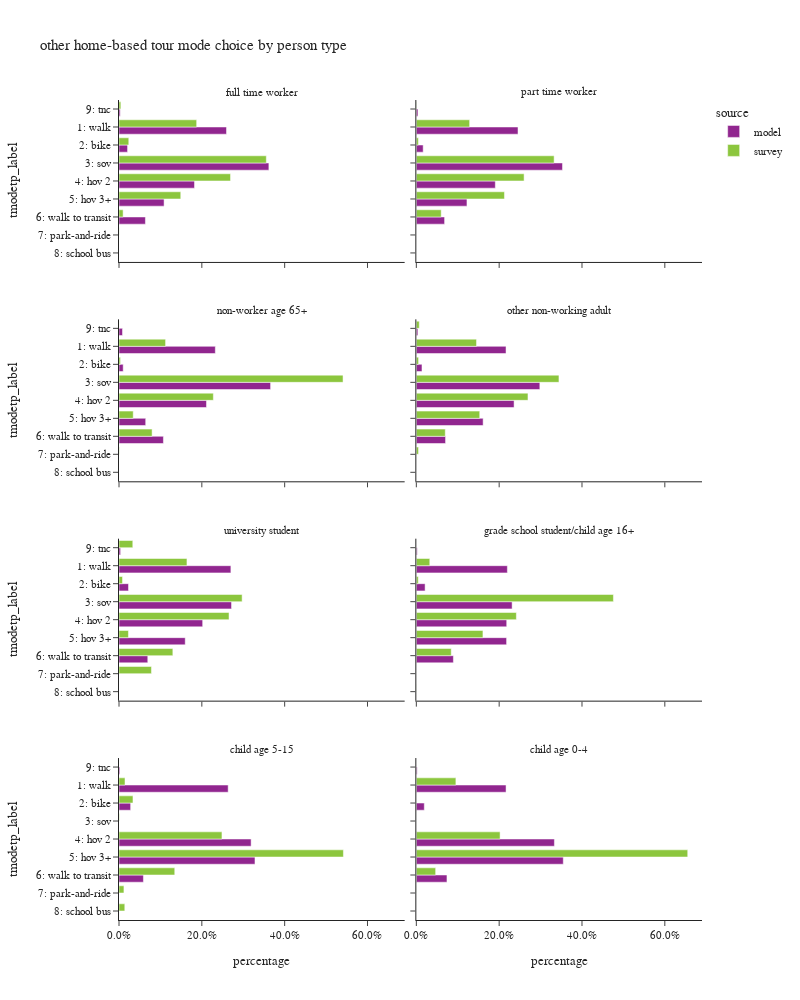

This figure's notebook cell:
### Code cell
plot_mode_choice(hb_tour,"pptyp_label",
                 {"pptyp_label":["full time worker","part time worker","non-worker age 65+","other non-working adult",
                                 "university student","grade school student/child age 16+","child age 5-15","child age 0-4"],
                  "tmodetp_label":["1: walk","2: bike","3: sov","4: hov 2","5: hov 3+","6: walk to transit",
                                   "7: park-and-ride","8: school bus","9: other–survey only"]},
                 "person type",2,1000)

### Figure 1 — Plotly figure (JSON) as saved in the notebook; plotly's stock layout.template omitted (floating-point values rounded to 4 significant figures)
{"data": [{"alignmentgroup": "True", "customdata": [[317784], [25293], [443024], [223204], [133259], [78056], [3547]], "hovertemplate": "source=model<br>pptyp_label=full time worker<br>percentage=%{x}<br>tmodetp_label=%{y}<br>sample count=%{customdata[0]}<extra></extra>", "legendgroup": "model", "marker": {"color": "#91268F", "pattern": {"shape": ""}}, "name": "model", "offsetgroup": "model", "orientation": "h", "showlegend": true, "textposition": "auto", "type": "bar", "x": [0.2596, 0.02066, 0.3619, 0.1823, 0.1089, 0.06376, 0.002897], "xaxis": "x7", "y": ["1: walk", "2: bike", "3: sov", "4: hov 2", "5: hov 3+", "6: walk to transit", "9: tnc"], "yaxis": "y7"}, {"alignmentgroup": "True", "customdata": [[459], [52], [448], [262], [145], [44], [2], [13]], "hovertemplate": "source=survey<br>pptyp_label=full time worker<br>percentage=%{x}<br>tmodetp_label=%{y}<br>sample count=%{customdata[0]}<extra></extra>", "legendgroup": "survey", "marker": {"color": "#8CC63E", "pattern": {"shape": ""}}, "name": "survey", "offsetgroup": "survey", "orientation": "h", "showlegend": true, "textposition": "auto", "type": "bar", "x": [0.1875, 0.0236, 0.3557, 0.2693, 0.1491, 0.009958, 0.0003214, 0.004467], "xaxis": "x7", "y": ["1: walk", "2: bike", "3: sov", "4: hov 2", "5: hov 3+", "6: walk to transit", "7: park-and-ride", "9: tnc"], "yaxis": "y7"}, {"alignmentgroup": "True", "customdata": [[85731], [5766], [123219], [66602], [42684], [23829], [1347]], "hovertemplate": "source=model<br>pptyp_label=part time worker<br>percentage=%{x}<br>tmodetp_label=%{y}<br>sample count=%{customdata[0]}<extra></extra>", "legendgroup": "model", "marker": {"color": "#91268F", "pattern": {"shape": ""}}, "name": "model", "offsetgroup": "model", "orientation": "h", "showlegend": false, "textposition": "auto", "type": "bar", "x": [0.2455, 0.01651, 0.3529, 0.1907, 0.1222, 0.06824, 0.003858], "xaxis": "x8", "y": ["1: walk", "2: bike", "3: sov", "4: hov 2", "5: hov 3+", "6: walk to transit", "9: tnc"], "yaxis": "y8"}, {"alignmentgroup": "True", "customdata": [[80], [11], [151], [75], [47], [25], [2]], "hovertemplate": "source=survey<br>pptyp_label=part time worker<br>percentage=%{x}<br>tmodetp_label=%{y}<br>sample count=%{customdata[0]}<extra></extra>", "legendgroup": "survey", "marker": {"color": "#8CC63E", "pattern": {"shape": ""}}, "name": "survey", "offsetgroup": "survey", "orientation": "h", "showlegend": false, "textposition": "auto", "type": "bar", "x": [0.1287, 0.004936, 0.3327, 0.2602, 0.2128, 0.06002, 0.0006502], "xaxis": "x8", "y": ["1: walk", "2: bike", "3: sov", "4: hov 2", "5: hov 3+", "6: walk to transit", "9: tnc"], "yaxis": "y8"}, {"alignmentgroup": "True", "customdata": [[199409], [8657], [313821], [181091], [55254], [91934], [7217]], "hovertemplate": "source=model<br>pptyp_label=non-worker age 65+<br>percentage=%{x}<br>tmodetp_label=%{y}<br>sample count=%{customdata[0]}<extra></extra>", "legendgroup": "model", "marker": {"color": "#91268F", "pattern": {"shape": ""}}, "name": "model", "offsetgroup": "model", "orientation": "h", "showlegend": false, "textposition": "auto", "type": "bar", "x": [0.2326, 0.0101, 0.366, 0.2112, 0.06444, 0.1072, 0.008417], "xaxis": "x5", "y": ["1: walk", "2: bike", "3: sov", "4: hov 2", "5: hov 3+", "6: walk to transit", "9: tnc"], "yaxis": "y5"}, {"alignmentgroup": "True", "customdata": [[159], [11], [428], [254], [56], [55], [4], [1]], "hovertemplate": "source=survey<br>pptyp_label=non-worker age 65+<br>percentage=%{x}<br>tmodetp_label=%{y}<br>sample count=%{customdata[0]}<extra></extra>", "legendgroup": "survey", "marker": {"color": "#8CC63E", "pattern": {"shape": ""}}, "name": "survey", "offsetgroup": "survey", "orientation": "h", "showlegend": false, "textposition": "auto", "type": "bar", "x": [0.1125, 0.003648, 0.541, 0.2278, 0.03434, 0.07992, 0.0006762, 0.0001513], "xaxis": "x5", "y": ["1: walk", "2: bike", "3: sov", "4: hov 2", "5: hov 3+", "6: walk to transit", "7: park-and-ride", "9: tnc"], "yaxis": "y5"}, {"alignmentgroup": "True", "customdata": [[220075], [13865], [303081], [239865], [163920], [71714], [3742]], "hovertemplate": "source=model<br>pptyp_label=other non-working adult<br>percentage=%{x}<br>tmodetp_label=%{y}<br>sample count=%{customdata[0]}<extra></extra>", "legendgroup": "model", "marker": {"color": "#91268F", "pattern": {"shape": ""}}, "name": "model", "offsetgroup": "model", "orientation": "h", "showlegend": false, "textposition": "auto", "type": "bar", "x": [0.2166, 0.01364, 0.2982, 0.236, 0.1613, 0.07057, 0.003682], "xaxis": "x6", "y": ["1: walk", "2: bike", "3: sov", "4: hov 2", "5: hov 3+", "6: walk to transit", "9: tnc"], "yaxis": "y6"}, {"alignmentgroup": "True", "customdata": [[187], [22], [324], [194], [110], [64], [5], [7]], "hovertemplate": "source=survey<br>pptyp_label=other non-working adult<br>percentage=%{x}<br>tmodetp_label=%{y}<br>sample count=%{customdata[0]}<extra></extra>", "legendgroup": "survey", "marker": {"color": "#8CC63E", "pattern": {"shape": ""}}, "name": "survey", "offsetgroup": "survey", "orientation": "h", "showlegend": false, "textposition": "auto", "type": "bar", "x": [0.1453, 0.005416, 0.3444, 0.2696, 0.1531, 0.06987, 0.005306, 0.007063], "xaxis": "x6", "y": ["1: walk", "2: bike", "3: sov", "4: hov 2", "5: hov 3+", "6: walk to transit", "7: park-and-ride", "9: tnc"], "yaxis": "y6"}, {"alignmentgroup": "True", "customdata": [[19426], [1648], [19537], [14528], [11497], [4997], [275]], "hovertemplate": "source=model<br>pptyp_label=university student<br>percentage=%{x}<br>tmodetp_label=%{y}<br>sample count=%{customdata[0]}<extra></extra>", "legendgroup": "model", "marker": {"color": "#91268F", "pattern": {"shape": ""}}, "name": "model", "offsetgroup": "model", "orientation": "h", "showlegend": false, "textposition": "auto", "type": "bar", "x": [0.2702, 0.02292, 0.2717, 0.202, 0.1599, 0.06949, 0.003824], "xaxis": "x3", "y": ["1: walk", "2: bike", "3: sov", "4: hov 2", "5: hov 3+", "6: walk to transit", "9: tnc"], "yaxis": "y3"}, {"alignmentgroup": "True", "customdata": [[39], [5], [27], [15], [4], [10], [3], [1]], "hovertemplate": "source=survey<br>pptyp_label=university student<br>percentage=%{x}<br>tmodetp_label=%{y}<br>sample count=%{customdata[0]}<extra></extra>", "legendgroup": "survey", "marker": {"color": "#8CC63E", "pattern": {"shape": ""}}, "name": "survey", "offsetgroup": "survey", "orientation": "h", "showlegend": false, "textposition": "auto", "type": "bar", "x": [0.1641, 0.008495, 0.2973, 0.2657, 0.02279, 0.13, 0.07835, 0.03329], "xaxis": "x3", "y": ["1: walk", "2: bike", "3: sov", "4: hov 2", "5: hov 3+", "6: walk to transit", "7: park-and-ride", "9: tnc"], "yaxis": "y3"}, {"alignmentgroup": "True", "customdata": [[19775], [1902], [20808], [19635], [19609], [8051], [192]], "hovertemplate": "source=model<br>pptyp_label=grade school student/child age 16+<br>percentage=%{x}<br>tmodetp_label=%{y}<br>sample count=%{customdata[0]}<extra></extra>", "legendgroup": "model", "marker": {"color": "#91268F", "pattern": {"shape": ""}}, "name": "model", "offsetgroup": "model", "orientation": "h", "showlegend": false, "textposition": "auto", "type": "bar", "x": [0.2198, 0.02114, 0.2313, 0.2182, 0.2179, 0.08948, 0.002134], "xaxis": "x4", "y": ["1: walk", "2: bike", "3: sov", "4: hov 2", "5: hov 3+", "6: walk to transit", "9: tnc"], "yaxis": "y4"}, {"alignmentgroup": "True", "customdata": [[5], [3], [17], [9], [15], [2], [1]], "hovertemplate": "source=survey<br>pptyp_label=grade school student/child age 16+<br>percentage=%{x}<br>tmodetp_label=%{y}<br>sample count=%{customdata[0]}<extra></extra>", "legendgroup": "survey", "marker": {"color": "#8CC63E", "pattern": {"shape": ""}}, "name": "survey", "offsetgroup": "survey", "orientation": "h", "showlegend": false, "textposition": "auto", "type": "bar", "x": [0.03245, 0.004678, 0.4759, 0.2415, 0.1608, 0.08429, 0.0003491], "xaxis": "x4", "y": ["1: walk", "2: bike", "3: sov", "4: hov 2", "5: hov 3+", "6: walk to transit", "8: school bus"], "yaxis": "y4"}, {"alignmentgroup": "True", "customdata": [[47680], [5085], [57705], [59392], [10663], [364]], "hovertemplate": "source=model<br>pptyp_label=child age 5-15<br>percentage=%{x}<br>tmodetp_label=%{y}<br>sample count=%{customdata[0]}<extra></extra>", "legendgroup": "model", "marker": {"color": "#91268F", "pattern": {"shape": ""}}, "name": "model", "offsetgroup": "model", "orientation": "h", "showlegend": false, "textposition": "auto", "type": "bar", "x": [0.2636, 0.02811, 0.319, 0.3283, 0.05895, 0.002012], "xaxis": "x", "y": ["1: walk", "2: bike", "4: hov 2", "5: hov 3+", "6: walk to transit", "9: tnc"], "yaxis": "y"}, {"alignmentgroup": "True", "customdata": [[9], [4], [1], [43], [104], [5], [1], [4]], "hovertemplate": "source=survey<br>pptyp_label=child age 5-15<br>percentage=%{x}<br>tmodetp_label=%{y}<br>sample count=%{customdata[0]}<extra></extra>", "legendgroup": "survey", "marker": {"color": "#8CC63E", "pattern": {"shape": ""}}, "name": "survey", "offsetgroup": "survey", "orientation": "h", "showlegend": false, "textposition": "auto", "type": "bar", "x": [0.01448, 0.03374, 0.000817, 0.2486, 0.5419, 0.1346, 0.0119, 0.01398], "xaxis": "x", "y": ["1: walk", "2: bike", "3: sov", "4: hov 2", "5: hov 3+", "6: walk to transit", "7: park-and-ride", "8: school bus"], "yaxis": "y"}, {"alignmentgroup": "True", "customdata": [[33581], [2980], [51679], [55001], [11465], [303]], "hovertemplate": "source=model<br>pptyp_label=child age 0-4<br>percentage=%{x}<br>tmodetp_label=%{y}<br>sample count=%{customdata[0]}<extra></extra>", "legendgroup": "model", "marker": {"color": "#91268F", "pattern": {"shape": ""}}, "name": "model", "offsetgroup": "model", "orientation": "h", "showlegend": false, "textposition": "auto", "type": "bar", "x": [0.2166, 0.01922, 0.3334, 0.3548, 0.07396, 0.001955], "xaxis": "x2", "y": ["1: walk", "2: bike", "4: hov 2", "5: hov 3+", "6: walk to transit", "9: tnc"], "yaxis": "y2"}, {"alignmentgroup": "True", "customdata": [[26], [20], [74], [1], [1]], "hovertemplate": "source=survey<br>pptyp_label=child age 0-4<br>percentage=%{x}<br>tmodetp_label=%{y}<br>sample count=%{customdata[0]}<extra></extra>", "legendgroup": "survey", "marker": {"color": "#8CC63E", "pattern": {"shape": ""}}, "name": "survey", "offsetgroup": "survey", "orientation": "h", "showlegend": false, "textposition": "auto", "type": "bar", "x": [0.09553, 0.2022, 0.6553, 0.04666, 0.0002918], "xaxis": "x2", "y": ["1: walk", "4: hov 2", "5: hov 3+", "6: walk to transit", "7: park-and-ride"], "yaxis": "y2"}], "layout": {"annotations": [{"font": {}, "showarrow": false, "text": "child age 5-15", "x": 0.245, "xanchor": "center", "xref": "paper", "y": 0.1975, "yanchor": "bottom", "yref": "paper"}, {"font": {}, "showarrow": false, "text": "child age 0-4", "x": 0.755, "xanchor": "center", "xref": "paper", "y": 0.1975, "yanchor": "bottom", "yref": "paper"}, {"font": {}, "showarrow": false, "text": "university student", "x": 0.245, "xanchor": "center", "xref": "paper", "y": 0.465, "yanchor": "bottom", "yref": "paper"}, {"font": {}, "showarrow": false, "text": "grade school student/child age 16+", "x": 0.755, "xanchor": "center", "xref": "paper", "y": 0.465, "yanchor": "bottom", "yref": "paper"}, {"font": {}, "showarrow": false, "text": "non-worker age 65+", "x": 0.245, "xanchor": "center", "xref": "paper", "y": 0.7325, "yanchor": "bottom", "yref": "paper"}, {"font": {}, "showarrow": false, "text": "other non-working adult", "x": 0.755, "xanchor": "center", "xref": "paper", "y": 0.7325, "yanchor": "bottom", "yref": "paper"}, {"font": {}, "showarrow": false, "text": "full time worker", "x": 0.245, "xanchor": "center", "xref": "paper", "y": 1.0, "yanchor": "bottom", "yref": "paper"}, {"font": {}, "showarrow": false, "text": "part time worker", "x": 0.755, "xanchor": "center", "xref": "paper", "y": 1.0, "yanchor": "bottom", "yref": "paper"}], "barmode": "group", "height": 1000, "legend": {"title": {"text": "source"}, "tracegroupgap": 0}, "title": {"text": "other home-based tour mode choice by person type"}, "width": 800, "xaxis": {"anchor": "y", "domain": [0.0, 0.49], "tickformat": ".1%", "title": {"text": "percentage"}}, "xaxis2": {"anchor": "y2", "domain": [0.51, 1.0], "matches": "x", "tickformat": ".1%", "title": {"text": "percentage"}}, "xaxis3": {"anchor": "y3", "domain": [0.0, 0.49], "matches": "x", "showticklabels": false, "tickformat": ".1%"}, "xaxis4": {"anchor": "y4", "domain": [0.51, 1.0], "matches": "x", "showticklabels": false, "tickformat": ".1%"}, "xaxis5": {"anchor": "y5", "domain": [0.0, 0.49], "matches": "x", "showticklabels": false, "tickformat": ".1%"}, "xaxis6": {"anchor": "y6", "domain": [0.51, 1.0], "matches": "x", "showticklabels": false, "tickformat": ".1%"}, "xaxis7": {"anchor": "y7", "domain": [0.0, 0.49], "matches": "x", "showticklabels": false, "tickformat": ".1%"}, "xaxis8": {"anchor": "y8", "domain": [0.51, 1.0], "matches": "x", "showticklabels": false, "tickformat": ".1%"}, "yaxis": {"anchor": "x", "categoryarray": ["9: other–survey only", "8: school bus", "7: park-and-ride", "6: walk to transit", "5: hov 3+", "4: hov 2", "3: sov", "2: bike", "1: walk"], "categoryorder": "array", "domain": [0.0, 0.1975], "title": {"text": "tmodetp_label"}}, "yaxis2": {"anchor": "x2", "domain": [0.0, 0.1975], "matches": "y", "showticklabels": false}, "yaxis3": {"anchor": "x3", "categoryarray": ["9: other–survey only", "8: school bus", "7: park-and-ride", "6: walk to transit", "5: hov 3+", "4: hov 2", "3: sov", "2: bike", "1: walk"], "categoryorder": "array", "domain": [0.2675, 0.465], "matches": "y", "title": {"text": "tmodetp_label"}}, "yaxis4": {"anchor": "x4", "domain": [0.2675, 0.465], "matches": "y", "showticklabels": false}, "yaxis5": {"anchor": "x5", "categoryarray": ["9: other–survey only", "8: school bus", "7: park-and-ride", "6: walk to transit", "5: hov 3+", "4: hov 2", "3: sov", "2: bike", "1: walk"], "categoryorder": "array", "domain": [0.535, 0.7325], "matches": "y", "title": {"text": "tmodetp_label"}}, "yaxis6": {"anchor": "x6", "domain": [0.535, 0.7325], "matches": "y", "showticklabels": false}, "yaxis7": {"anchor": "x7", "categoryarray": ["9: other–survey only", "8: school bus", "7: park-and-ride", "6: walk to transit", "5: hov 3+", "4: hov 2", "3: sov", "2: bike", "1: walk"], "categoryorder": "array", "domain": [0.8025, 1.0], "matches": "y", "title": {"text": "tmodetp_label"}}, "yaxis8": {"anchor": "x8", "domain": [0.8025, 1.0], "matches": "y", "showticklabels": false}}}
